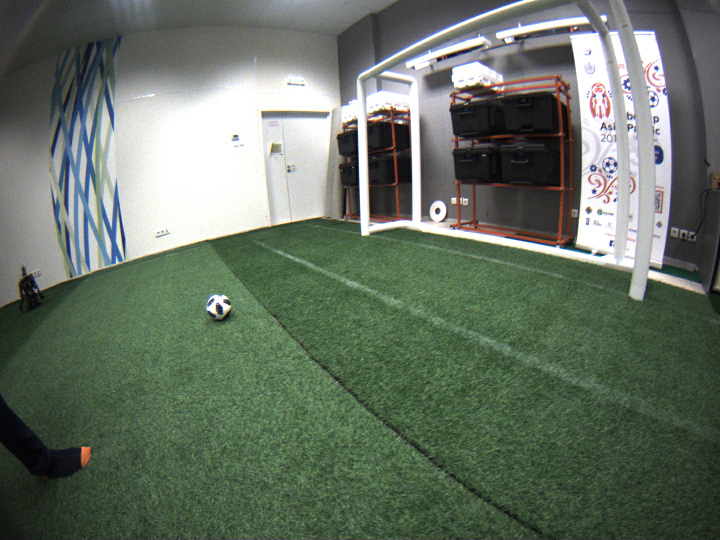
#> input picture data/imgs/ball2.png, 1440 x 1080 px (shown at 1/2 size)
$ jupyter execute --allow-errors cv_hw2.ipynb   (shell and % lines are left out)   (older library calls are emulated)
#> lines starting #> are read from the running program, lines starting #| are printed output that depends on the picture; after the words box and inside, x2 and y2 are one past the last pixel; in counts of white or black regions, pixels touching at a corner belong together
# Домашнее задание

Настроить параметры для новой картинки *data/imgs/ball2.png* на всех 8 методах детекта мяча.
- [ ] Ball detection by MatchTemplate. 1 балл
- [ ] Ball detection by HoughCircles. 1 балл
- [ ] Ball detection by Canny -> FindContours -> Circularity check. 1 балл
- [ ] Ball detection by MSER -> ConvexHull -> MinEnclosingCircle area ratio check. 1 балл
- [ ] Ball detection by adaptiveThreshold -> Skeletonize -> Ransac. 1 балл
- [ ] Ball detection by large kernel adaptiveTreshold -> findContours -> fitEllipse. 1 балл
- [ ] Ball detection by GreenFilter -> DistanceTransform -> ConnectedComponents. 1 балл
- [ ] Ball detection by OpenCV built-in SimpleBlobDetector after green filter. 1 балл
- [ ] Придумать свой способ детектирования мяча, способный работать как на картинке *ball.png*, так и на картинке *ball2.png*, без донастройки параметров. 3 балла

Домашку выполняем в этой тетрадке и заливаем на гит, инструкция - https://youtu.be/lPcEQJiHDfg. Форма для сдачи - https://forms.gle/sPnzE2f4e88rpgsM8 \
Удачи!

# Setup

[cell 1]
cd cvr_course/notebooks

## Setting up matplotlib

[cell 2]
import matplotlib.pyplot as plt
plt.rcParams["figure.figsize"] = (10,10)

# Ball detection in 8 ways

## Ball detection by MatchTemplate
Ball detection by dumbest method - per-pixel comparison by MatchTemplate:
- Target ball radius should be known
- No green filter needed

[cell 3]
import cv2
from PIL import Image
import numpy as np;
from random import randrange
from math import pi, fabs, sin, cos
from numpy.linalg import inv
import os

[cell 4]
# Target ball radius (known apriori)
radius = 50.0

# Loading input image
im_rgb = cv2.imread("../data/imgs/ball2.png", cv2.IMREAD_COLOR)
#> im_rgb is the input picture: shape (1080, 1440, 3); mean B, G, R 100, 113.5, 102.1
im_rgb.astype(np.float32)

# Drawing a synthetic ball image as a template
template = np.zeros( ( int(radius*2.0*1.8), int(radius*2.0*1.8), 3), np.uint8)
# Fill whole template imgage with solig semi-green color
template[:] = (0, 128, 0)
# Drawing a "ball" - solid white circle
cv2.circle(template,(int(template.shape[0]/2), int(template.shape[1]/2)), int(radius), (255,255,255),-1)
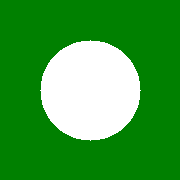
#> template: shape (180, 180, 3); mean of channels 0, 1, 2 61.7, 158.8, 61.7; drawn as B, G, R

# Displaying our template
plt.imshow(template)
plt.axis('off')
plt.show()

### Apply template Matching

[cell 5]
# w,h - size of template
w = template.shape[1]
h = template.shape[0]

# Using built-in OpenCV function MatchTemplate
res = cv2.matchTemplate(im_rgb, template, cv2.TM_CCOEFF)
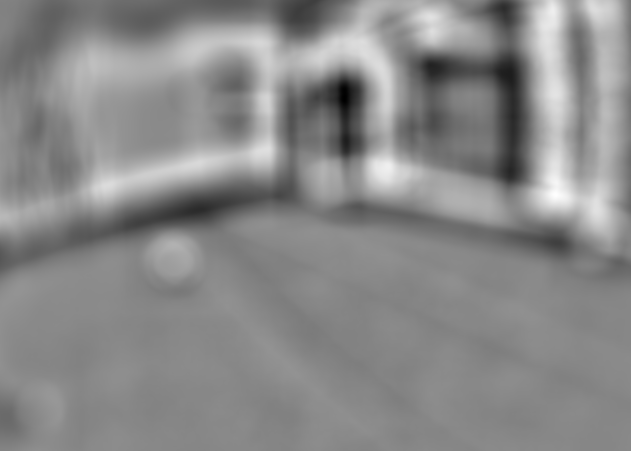
#> res: shape (901, 1261) float32 (shown at 1/2 size); min -348419776, max 309419200, mean 6032802; drawn with min black and max white

# Locating global maxima on matchTemplate result - this will be the point of best fit
min_val, max_val, min_loc, max_loc = cv2.minMaxLoc(res)
#> min_val = -348419776; max_val = 309419200; min_loc = (688, 197); max_loc = (1111, 389)
top_left = max_loc
#> top_left = (1111, 389)

# Drawing matchTemplate output image. Darker areas are bad fit, brighter - good fit
plt.imshow(res/max_val)
plt.axis('off')
plt.show()
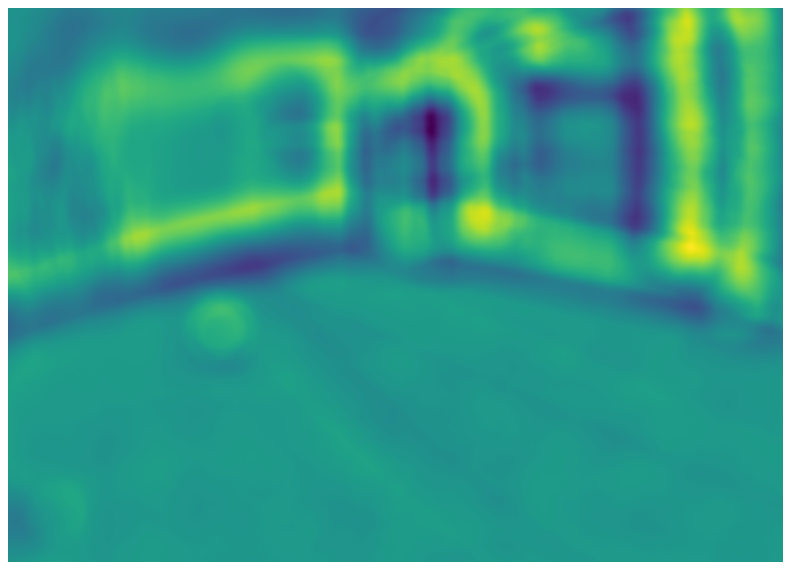
#> figure drawn by matplotlib, 1 panel

### Marking found ball with rectangle

[cell 6]
bottom_right = (top_left[0] + w, top_left[1] + h)
#> bottom_right = (1291, 569)
cv2.rectangle(im_rgb,top_left, bottom_right, 255, 2)
#> im_rgb: shape (1080, 1440, 3); 0.14% of pixels changed, all inside (x1, y1, x2, y2) = (1110, 388, 1293, 571)

# Drawing result with marked ball
plt.imshow(im_rgb)
plt.axis('off')
plt.show()

## Ball detection by HoughCircles
- No green filter needed
- Known ball radius used to filter false positives

[cell 7]
import cv2
import numpy as np

[cell 8]
# Target ball radius (known apriori)
radius = 50.0

# Loading input image
im_rgb = cv2.imread("../data/imgs/ball2.png", cv2.IMREAD_COLOR)

# Converting input image to grayscale for HoughCircles to operate on a single-channel image
im = cv2.cvtColor(im_rgb, cv2.COLOR_BGR2GRAY)
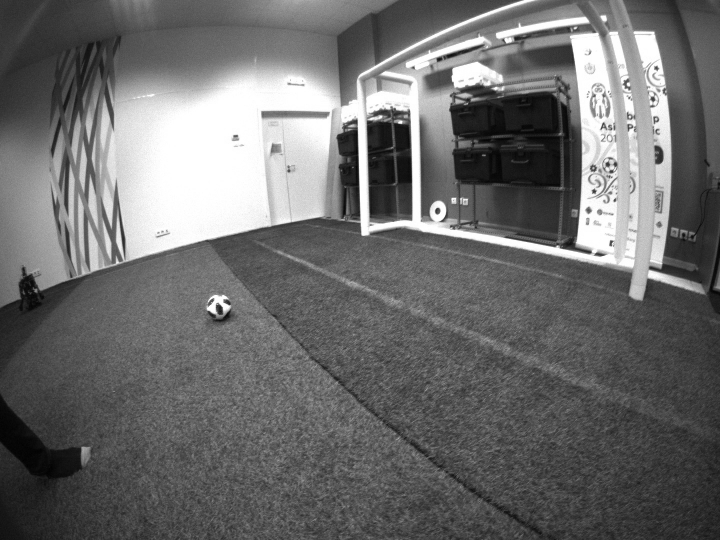
#> im: shape (1080, 1440) (shown at 1/2 size); min 0, max 255, mean 108.5

# Preparing RGB image from grayscale to draw detection results
im_verbose = cv2.cvtColor(im, cv2.COLOR_GRAY2BGR)

# Doing HoughCircles, using known ballradius to filter false positives
circles = cv2.HoughCircles(im, cv2.HOUGH_GRADIENT, dp=2, minDist=30, param1=300, param2=80, \
                           minRadius=int(radius-10), maxRadius=int(radius+10) )
#> circles = None

# Drawing result
#> (the rest of this cell did not finish here and is left out)

## Ball detection by Canny -> FindContours -> Circularity check
- No green filter needed

[cell 9]
import cv2
import numpy as np;
from random import randrange
from math import pi, fabs

[cell 10]
# Preparing input image
im_rgb = cv2.imread("../data/imgs/ball2.png", cv2.IMREAD_COLOR)
im_gray = cv2.cvtColor(im_rgb, cv2.COLOR_BGR2GRAY)

# Doing Canny edge detector
edges = cv2.Canny(im_gray, 100, 200)
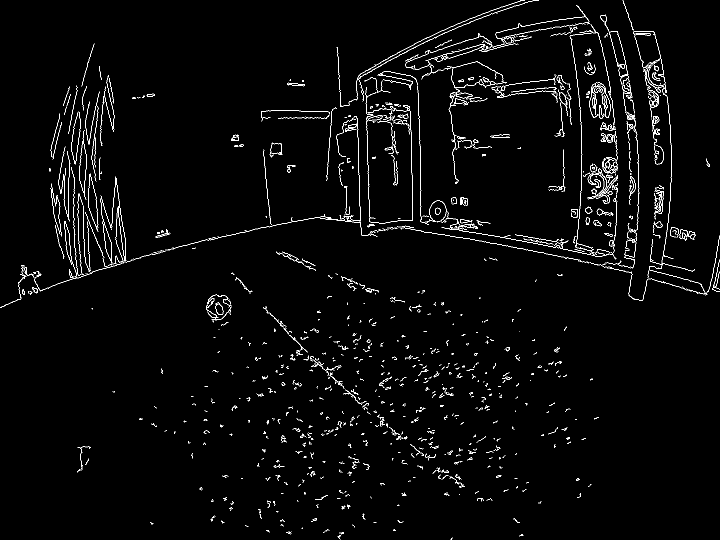
#> edges: shape (1080, 1440) (shown at 1/2 size); 2.2% white in thin lines or dots

# Displaying Canny edge detector results
plt.imshow(edges)
plt.axis('off')
plt.show()

[cell 11]
# Doing FindContours to find and separate "contours" - long thin paths of pixels on Canny output
contours, hierarchy = cv2.findContours(edges, cv2.RETR_LIST, cv2.CHAIN_APPROX_NONE)
#> contours = 1197 contours, 1098 with area under 20; largest, box (x1, y1, x2, y2) and area: (1179, 165, 1222, 236) 815, (1203, 176, 1222, 236) 512, (431, 605, 447, 630) 269, (431, 605, 447, 630) 256, (897, 184, 946, 271) 241

# Checking our contours circularity and drawing result
# Checking each contour
for contour in contours:
    # Picking some random color to draw a single contour to distinguish them
    color = (randrange(255), randrange(255), randrange(255))
    # Draw found contour with thin line, this is the contour we wil lcheck and it may or may not be our ball
    cv2.drawContours(im_rgb, contour, -1, color, 1)
    # Calculating a contour area (assuming it's closed) by built-in function
    area = cv2.contourArea(contour)
    # Calculating a contour length by built-in function
    perimeter = cv2.arcLength(contour, True)
    # If perimeter is long enough:
    if(perimeter>200):
        #Calculating curculatiry as a ration between area and perimeter. 0 - means bad circularity, 1 - perfect circle
        circularity = 4*pi*area/(perimeter*perimeter)
        if circularity > 0.5:
            # Drawing a contour of "good" contour with thick red line
            cv2.drawContours(im_rgb, contour, -1, (0,0,255), 3)
#> this loop made 1197 passes
#> (area, perimeter, circularity) on passes 563, 674, 773, 829, 861, 868: (69, 428.6, 0.00472), (32.5, 743.7, 0.000738), (28.5, 254.7, 0.00552), (27.5, 215.7, 0.00743), (169.5, 766.3, 0.00363), (104.5, 252, 0.0207)
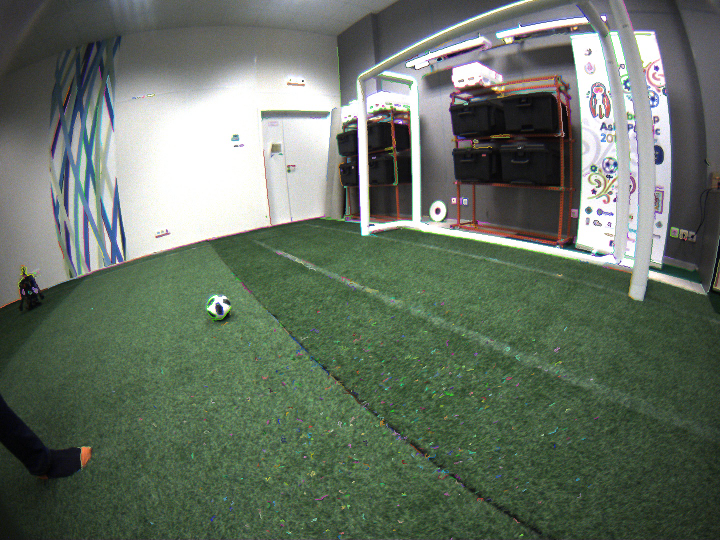
#> im_rgb: shape (1080, 1440, 3) (shown at 1/2 size); 2.18% of pixels changed, all inside (x1, y1, x2, y2) = (0, 0, 1440, 1080)

# Display detection results
plt.imshow(im_rgb)
plt.axis('off')
plt.show()

## Ball detection by  MSER -> ConvexHull -> MinEnclosingCircle area ratio check

[cell 12]
import cv2
import numpy as np;
from random import randrange
from math import pi, fabs

[cell 13]
# Preparing input image
im_rgb = cv2.imread("../data/imgs/ball2.png", cv2.IMREAD_COLOR)

# Converting input image to grayscale for MSER to operate on single-channel image
im_gray = cv2.cvtColor(im_rgb, cv2.COLOR_BGR2GRAY)

# Doing MSER
# Creating MSER object
mser = cv2.MSER_create()
# Performing MSER calculation, it will return a list of points belonging to each stable region
regions, _ = mser.detectRegions(im_gray)
#> regions = 958 items

# Filtering results and picking the best one
best_center = (-1,-1)
best_radius = int(0)
best_area_coeff = 0
# Checking all found regions
for region in regions:
    # Picking some random bright color to draw a single region to distinguish them
    color = (randrange(128,255), randrange(128,255), randrange(128,255))
    # Calculating convex hull around this region, it will be the region's outer border
    hull = np.int32([cv2.convexHull(region.reshape(-1, 1, 2))])
    # Drawing each convex hull with blue line
    cv2.polylines(im_rgb, hull, True, (255,0,0), 2)
    # Fill each MSER region with lines of picked random color to demonstrare MSER principle
    cv2.polylines(im_rgb, np.int32([region]), True, color, 1)
    # Calculating convex hull smallest enclosing circle by built-in function
    (x,y),radius = cv2.minEnclosingCircle(hull[0])
    center = (int(x),int(y))
    # Calculating region area from convex hull
    area_hull = cv2.contourArea(hull[0])
    # Calculating region area from enclosing circle
    area_circle = pi*radius*radius
    # Calculating ration between area from convex hull and area from enclosing circle
    area_coeff = area_hull/area_circle
    # Picking the region with area best ratio
    if area_coeff > best_area_coeff:
        best_area_coeff = area_coeff
        best_center = center
        best_radius = int(radius)
#> this loop made 958 passes
#> color on pass 47: (159, 225, 199)
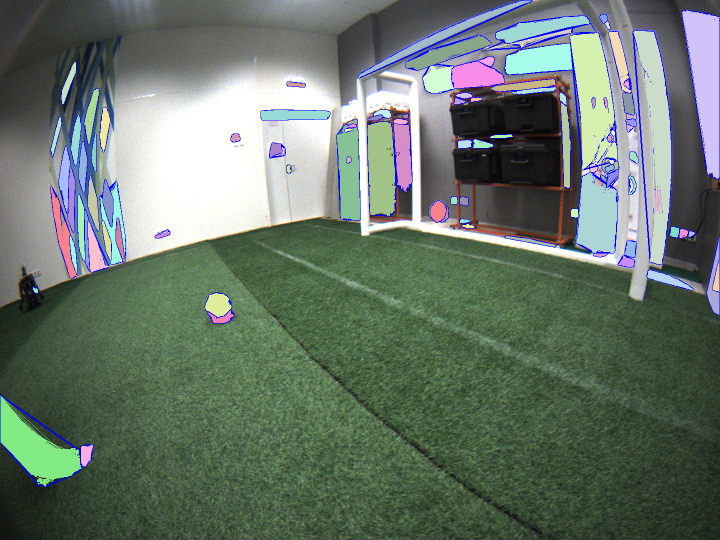
#> im_rgb: shape (1080, 1440, 3) (shown at 1/2 size); 12.73% of pixels changed, all inside (x1, y1, x2, y2) = (0, 0, 1440, 974)
# If best region area ratio is close enough to circle
if best_area_coeff > 0.9:
    # Draw this region's minEnclosingCircle as a found ball
    cv2.circle(im_rgb, best_center, best_radius, (0,0,255),5)

# Displaying resulting image
plt.imshow(im_rgb)
plt.axis('off')
plt.show()

## Ball detection by adaptiveThreshold -> Skeletonize -> Ransac
Simple RANSAC circle class refactored from https://github.com/SeongHyunBae/RANSAC-circle-python

[cell 14]
import cv2
import numpy as np;
from random import randrange
from math import pi, fabs, sin, cos
from numpy.linalg import inv

[cell 15]
# Target ball radius (known apriori)
radius = 50.0

class SIMPLE_CIRCLE_RANSAC:
    def __init__(self, x_data, y_data, n):
        self.x_data = x_data
        self.y_data = y_data
        self.n = n
        self.best_inliers = 0
        self.best_model = None

    def random_sampling(self):
        sample = []
        save_ran = []
        count = 0

        # get three points from data
        while True:
            ran = np.random.randint(len(self.x_data))

            if ran not in save_ran:
                sample.append((self.x_data[ran], self.y_data[ran]))
                save_ran.append(ran)
                count += 1

                if count == 3:
                    break

        return sample

    def make_model(self, sample):
        # calculate a circlre from three points

        pt1 = sample[0]
        pt2 = sample[1]
        pt3 = sample[2]

        A = np.array([[pt2[0] - pt1[0], pt2[1] - pt1[1]], [pt3[0] - pt2[0], pt3[1] - pt2[1]]])
        B = np.array([[pt2[0]**2 - pt1[0]**2 + pt2[1]**2 - pt1[1]**2], [pt3[0]**2 - pt2[0]**2 + pt3[1]**2 - pt2[1]**2]])

        inv_A = inv(A)

        c_x, c_y = np.dot(inv_A, B) / 2
        c_x, c_y = c_x[0], c_y[0]
        r = np.sqrt((c_x - pt1[0])**2 + (c_y - pt1[1])**2)

        return c_x, c_y, r

    def eval_model(self, model):
        # Check is this circle is good enough as a ball candidate
        inliers = 0
        c_x, c_y, r = model

        if (r > radius/2-5) and (r < radius/2+5): # checking target radius
            for i in range(len(self.x_data)):
                dis = np.sqrt((self.x_data[i]-c_x)**2 + (self.y_data[i]-c_y)**2)
                if fabs(dis-r) < 3.0:  # hardcoded inliers distance tolerance
                    inliers += 1

        return inliers

    def execute_ransac(self):
        # Performing RANSAC algorythm
        for i in range(self.n):
            try:
                model = self.make_model(self.random_sampling())
            except np.linalg.LinAlgError as err:
                continue

            inliers = self.eval_model(model)

            if inliers > self.best_inliers:
                self.best_model = model
                self.best_inliers = inliers

[cell 16]
# Loading input image
im_rgb = cv2.imread("../data/imgs/ball2.png", cv2.IMREAD_COLOR)

# Downsizeing the input imgae to speed up computations (python implimentation of RANSAC is reeealy slow)
im_rgb = cv2.pyrDown(im_rgb)
#> im_rgb: shape (540, 720, 3)

# Converting input image to grayscale
im_gray = cv2.cvtColor(im_rgb, cv2.COLOR_BGR2GRAY)

# Doing adaptiveTreshold on grayscale input image to detect regions with big enough local change of a color
im = cv2.adaptiveThreshold(im_gray, 128, cv2.ADAPTIVE_THRESH_MEAN_C,  cv2.THRESH_BINARY_INV, 41, 30)
#> im: shape (540, 720); values 0 (black) and 128 (white), 8.6% white; 272 white regions (177 under 20 px), largest, box (x1, y1, x2, y2) and area: (367, 107, 412, 220) 3308, (44, 218, 360, 298) 3146, (371, 228, 633, 293) 2889

# Drawing adaptiveTreshold results with gray color
im_verbose = cv2.cvtColor(im, cv2.COLOR_GRAY2BGR)
plt.imshow(im_verbose)
plt.axis('off')
plt.show()

[cell 17]
size = np.size(im)
skel = np.zeros(im.shape,np.uint8)
#> skel: shape (540, 720); every value is 0
ret,im = cv2.threshold(im,127,255,0)

# Set this to 1 to use Zhang-Suen skeletonisation
# This will give better results, but requires opencv-contrib-python package installed by "pip install opencv-contrib-python"
# Set this to 0 if you don't want to install additional packages,
# processing will be based on barebone OpenCV (slower and worser results but works)

USE_OPENCV_CONTRIB = 0

# Doing skeletonisation
if USE_OPENCV_CONTRIB:
    # Doing Zhang-Suen skeletonisation (gives better results, but requires opencv-contrib-python package installed)
    skel = cv2.ximgproc.thinning(im)
else:
    # Doing morphological skeletonisation with barebone OpenCV
    element = cv2.getStructuringElement(cv2.MORPH_CROSS,(3,3))
    done = False
    while( not done):
        eroded = cv2.erode(im,element)
        temp = cv2.dilate(eroded,element)
        temp = cv2.subtract(im,temp)
        skel = cv2.bitwise_or(skel,temp)
        im = eroded.copy()

        zeros = size - cv2.countNonZero(im)
        if zeros==size:
            done = True
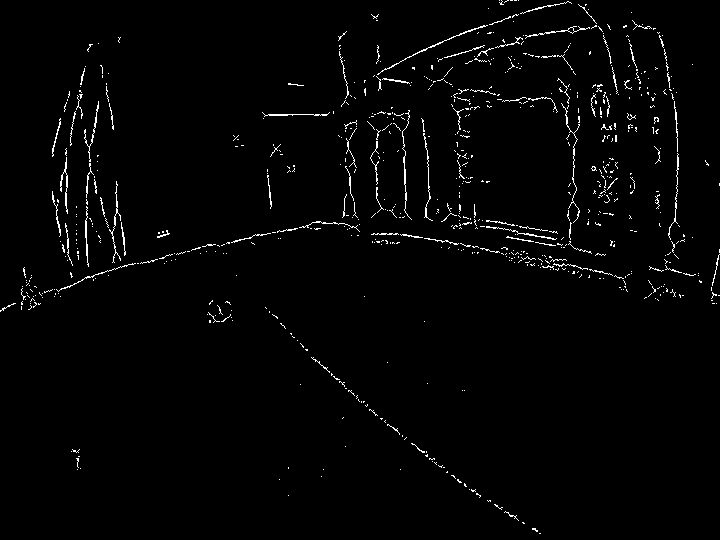
#> skel: shape (540, 720); 1.8% white in thin lines or dots

# Displaying skeletonisation results
plt.imshow(skel)
plt.axis('off')
plt.show()

### Marking pixels of skeletonisation on adaptiveThresold image with green color

[cell 18]
indices = np.where(skel==255)
im_verbose[indices[0], indices[1], :] = [0, 255, 0]
# Displaying skeletonisation on adaptiveThresold image
plt.imshow(im_verbose)
plt.axis('off')
plt.show()

### Performing RANSAC on skeletonised image

[cell 19]
ransac = SIMPLE_CIRCLE_RANSAC( x_data=indices[1], y_data=indices[0], n=50000 )
ransac.execute_ransac()
# Picking RANSAC best fit
a, b, r = ransac.best_model[0], ransac.best_model[1], ransac.best_model[2]
# Drawing RANSAC best fit
cv2.circle(im_verbose, (int(a),int(b)), int(r), (0,0,255),4)
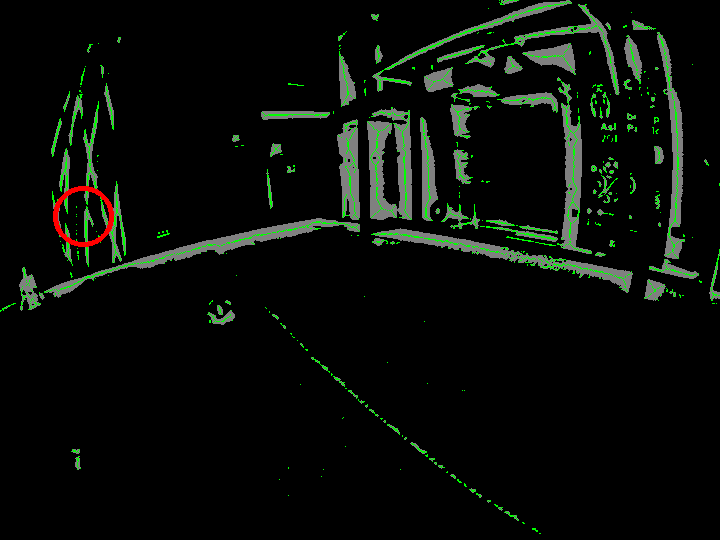
#> im_verbose: shape (540, 720, 3); mean B, G, R 8.6, 13.2, 9.2

# Displaying resulting image
plt.imshow(im_verbose)
plt.axis('off')
plt.show()

## Ball detection by large kernel adaptiveTreshold -> findContours -> fitEllipse
Known ball radius used for false positives check

[cell 20]
import cv2
import numpy as np
from random import randrange
from math import pi, fabs, sin, cos
from numpy.linalg import inv

[cell 21]
#target ball radius
radius = 50

# Loading input image
im_rgb = cv2.imread("../data/imgs/ball2.png", cv2.IMREAD_COLOR)

# Downsizeing the input image to speed up computations
im_rgb = cv2.pyrDown(im_rgb)

# Converting input image to grayscale
im_gray = cv2.cvtColor(im_rgb, cv2.COLOR_BGR2GRAY)

# Doing large kernel adaptive treshold - this will detect the whole ball because it's brighter that it's neighborhood
im = cv2.adaptiveThreshold(im_gray, 128, cv2.ADAPTIVE_THRESH_GAUSSIAN_C,  cv2.THRESH_BINARY_INV, 101, -70)
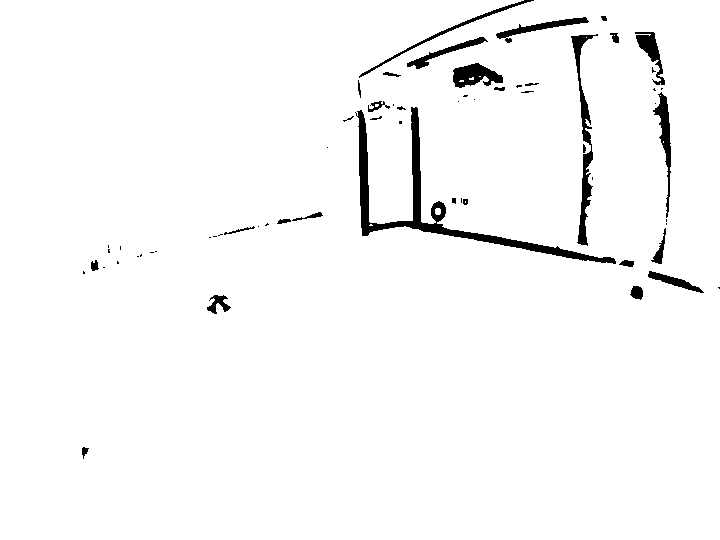
#> im: shape (540, 720); values 0 (black) and 128 (white), 97.3% white; 63 black regions (33 under 20 px), largest, box (x1, y1, x2, y2) and area: (355, 107, 616, 264) 3821, (571, 34, 598, 246) 1357, (453, 63, 503, 88) 762

# Displaying adaptiveTreshold results (compare it with previous notebook adaptiveTreshold usage!)
plt.imshow(im)
plt.axis('off')
plt.show()

### Preparing an RGB image to draw tedected contours

[cell 22]
im_contours = cv2.cvtColor(im, cv2.COLOR_GRAY2BGR)
#> (the rest of the program and of its run is left out)
